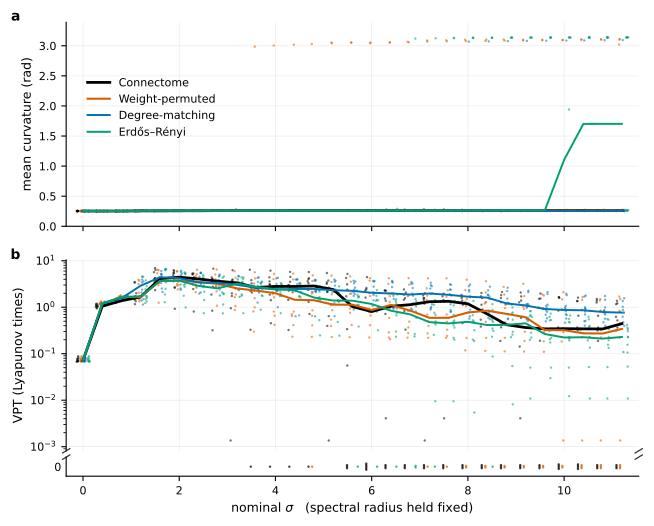

This figure's Python source:
"""Proposal figure for chapter 6 section 6.3 -- the curvature / VPT dissociation.

STANDALONE AND DELIBERATELY UNREGISTERED. This figure is not on
``report/FIGURE_LIST.md``, is not in ``report/figlib/figures/__init__.py`` and does not
build through the figlib registry. It writes beside itself in ``report/proposals/`` so
that it can be deleted without trace if the proposal is rejected. It imports
``report.figlib.style`` for the palette and the style contract -- one substrate, one
colour, thesis-wide -- but it does *not* use ``style.save()``, because that writes into
the canonical ``report/figures/`` directory.

Read-only against the results tree: it opens one frozen parquet with
``pandas.read_parquet`` and computes nothing that is stored anywhere else.

    python report/proposals/f_decay_dissociation.py

CAPTION (draft; not written to any file, see the note at the foot of this docstring)
-----------------------------------------------------------------------------------
Trajectory curvature and prediction skill come apart along the gain sweep. All-positive
substrate (f = 0), Lorenz task, N = 448, ten seeds per grid point, nominal-sigma axis.
(a) Mean trajectory curvature in radians, linear axis, plotted over its full range: the
connectome's curvature never leaves 0.25-0.28 rad anywhere on the sweep, and the flat
line is flat in the data rather than flattened by the axis. Curvature is bimodal, not
graded -- a seed sits either on the smooth branch near 0.26 rad or on a period-two orbit
near pi rad, with three of 1160 seed-cells anywhere in between -- so the per-seed points
carry the result and the median line does not. At the top of the sweep Erdos-Renyi's
seeds are split five and five between the two branches, and the median describes neither
group. (b) Valid prediction time on a log axis. Prediction skill decays across the whole
sweep for every substrate, including the connectome, whose curvature does not move at
all. Seeds whose VPT is exactly zero cannot be drawn on a log axis and are shown on the
dedicated "0" strip below the break, stacked within each cell so that height reads as a
count: 84 of the 1160 seed-cells, 53 of them the connectome's, 24 weight-permuted, 7
Erdos-Renyi and none degree-matching.

NOTE ON THE MISSING CAPTION FILE. The task asked for the zero count to be stated "in the
caption text file", but the write scope for this task permits exactly four paths (this
script, the PNG, the PDF and the values CSV) and forbids creating anything else. The
caption therefore lives here, in the file that is allowed to exist, and the count is also
reported in the run log printed by ``main``.
"""

from __future__ import annotations

import sys
from pathlib import Path

import matplotlib.pyplot as plt
import numpy as np
import pandas as pd

_REPO_ROOT = Path(__file__).resolve().parents[2]
sys.path.insert(0, str(_REPO_ROOT))

from report.figlib import style  # noqa: E402

PARQUET = (_REPO_ROOT / "experiments" / "human" / "analysis" / "criticality_matched"
           / "results" / "e01_jacobian_scale_448.parquet")
OUT_DIR = Path(__file__).resolve().parent
STEM = "f_decay_dissociation"

# The four rungs of the criticality-matched ladder, in the contract's order.
LADDER = list(style.LADDER)
CURVATURE_COL = "mean_curvature"
VPT_COL = "vpt"

# Horizontal offsets so the four substrates' seed clouds sit side by side at each grid
# point rather than on top of one another. The sweep step is 0.4, so +-0.135 of total
# spread leaves the grid points cleanly separated.
_OFFSET_STEP = 0.075
_JITTER = 0.022
_SEED_MARKER = dict(s=3.0, alpha=0.55, linewidths=0.0, zorder=2)

# The gate published in TIER0 section 3.11: seed-median curvature and VPT at f = 0 for
# the connectome and for Erdos-Renyi, to two decimal places.
GATE = {
    ("connectome", CURVATURE_COL): [0.26, 0.26, 0.26, 0.26, 0.26],
    ("connectome", VPT_COL): [4.43, 2.81, 0.81, 1.18, 0.44],
    ("erdos_renyi", CURVATURE_COL): [0.26, 0.26, 0.26, 0.27, 1.70],
    ("erdos_renyi", VPT_COL): [3.73, 2.45, 1.18, 0.49, 0.23],
}
GATE_SIGMA = [2.0, 4.0, 6.0, 8.0, 11.2]


def load_seed_table() -> pd.DataFrame:
    """One row per (variant, spectral_radius, seed) at f = 0, read-only.

    The parquet carries three draws per seed. At f = 0 no edges are flipped, so the
    three draws are bit-identical duplicates of one run rather than independent units;
    ``main`` asserts that before collapsing them, so the seed is the unit of analysis.
    """
    df = pd.read_parquet(PARQUET)
    d0 = df[df["f"] == 0.0]
    keys = ["variant", "spectral_radius", "seed"]
    spread = d0.groupby(keys)[[CURVATURE_COL, VPT_COL]].nunique().max().max()
    if spread != 1:
        raise SystemExit(f"draws are not duplicates at f = 0 (max distinct values {spread})")
    return d0.groupby(keys, as_index=False)[[CURVATURE_COL, VPT_COL]].first()


def check_gate(seeds: pd.DataFrame) -> bool:
    """Reproduce TIER0 section 3.11. Nothing is plotted unless this passes."""
    medians = seeds.groupby(["variant", "spectral_radius"])[[CURVATURE_COL, VPT_COL]].median()
    passed = True
    for (variant, column), expected in GATE.items():
        got = [round(float(medians.loc[(variant, s), column]), 2) for s in GATE_SIGMA]
        ok = all(abs(g - e) < 1e-9 for g, e in zip(got, expected))
        passed &= ok
        print(f"  gate {'PASS' if ok else 'FAIL'}  {variant:26s} {column:14s} "
              f"expected {expected} got {got}")
    return passed


def _seed_cloud(ax, sub: pd.DataFrame, column: str, offset: float, colour: str,
                rng: np.random.Generator) -> None:
    x = sub["spectral_radius"].to_numpy() + offset
    x = x + rng.uniform(-_JITTER, _JITTER, size=x.size)
    ax.scatter(x, sub[column].to_numpy(), color=colour, **_SEED_MARKER)


def build(seeds: pd.DataFrame):
    """Two stacked panels sharing the nominal-sigma axis, with a zero strip under (b)."""
    fig = plt.figure(figsize=(7.4, 5.9))
    # Two-level grid: the zero strip has to sit hard under (b) with only the break
    # between them, while (a) and (b) need ordinary panel spacing.
    outer = fig.add_gridspec(2, 1, height_ratios=[1.0, 1.06], hspace=0.16)
    inner = outer[1].subgridspec(2, 1, height_ratios=[1.0, 0.10], hspace=0.06)
    ax_curv = fig.add_subplot(outer[0])
    ax_vpt = fig.add_subplot(inner[0], sharex=ax_curv)
    ax_zero = fig.add_subplot(inner[1], sharex=ax_curv)

    positive = seeds.loc[seeds[VPT_COL] > 0, VPT_COL]
    rng = np.random.default_rng(20260830)

    for index, variant in enumerate(LADDER):
        colour = style.VARIANT_COLOUR[variant]
        offset = (index - 1.5) * _OFFSET_STEP
        sub = seeds[seeds["variant"] == variant].sort_values("spectral_radius")

        _seed_cloud(ax_curv, sub, CURVATURE_COL, offset, colour, rng)
        _seed_cloud(ax_vpt, sub[sub[VPT_COL] > 0], VPT_COL, offset, colour, rng)

        # Zeros are real measurements, not missing data, and cannot go on a log axis.
        # They get their own strip, stacked inside the cell so height reads as a count.
        zeros = sub[sub[VPT_COL] == 0.0]
        for sigma, cell in zeros.groupby("spectral_radius"):
            n = len(cell)
            ys = 0.5 + (np.arange(n) - (n - 1) / 2.0) * (0.72 / 9.0)
            ax_zero.scatter(np.full(n, sigma + offset), ys, color=colour,
                            s=3.0, alpha=0.75, linewidths=0.0)

        median = sub.groupby("spectral_radius")[[CURVATURE_COL, VPT_COL]].median()
        # Solid for every substrate. The contract's dashes exist to separate lines that
        # overlap; here the seed clouds are already colour-coded underneath them, and a
        # dashed median reads as a different kind of object from a solid one.
        line = style.variant_kwargs(variant, label=style.VARIANT_TITLE[variant],
                                    ls="-", zorder=3)
        ax_curv.plot(median.index, median[CURVATURE_COL], **line)
        ax_vpt.plot(median.index, median[VPT_COL].where(median[VPT_COL] > 0), **line)

    # (a) curvature, linear, over the full observed range. The connectome's line has to
    # be visibly flat rather than flattened, so the axis is not clipped or truncated.
    top = float(seeds[CURVATURE_COL].max())
    ax_curv.set_ylim(0.0, top * 1.08)
    ax_curv.set_ylabel("mean curvature (rad)")
    ax_curv.tick_params(axis="x", which="both", labelbottom=False)
    style.panel_label(ax_curv, "a")
    # One column, stacked down the left. Placed in the empty band between the two
    # curvature branches: the top of the panel is where Erdos-Renyi's collapsed seeds
    # live and a legend there would hide them.
    style.legend(ax_curv, loc="center left", ncol=1, bbox_to_anchor=(0.02, 0.58))

    # (b) VPT, log, with the zeros exiled to their own strip below the break.
    ax_vpt.set_yscale("log")
    ax_vpt.set_ylim(float(positive.min()) * 0.6, float(positive.max()) * 1.5)
    ax_vpt.set_ylabel("VPT (Lyapunov times)")
    ax_vpt.spines["bottom"].set_visible(False)
    ax_vpt.tick_params(axis="x", which="both", bottom=False, labelbottom=False)
    style.panel_label(ax_vpt, "b")

    ax_zero.set_ylim(0.0, 1.0)
    ax_zero.set_yticks([0.5])
    ax_zero.set_yticklabels(["0"])
    ax_zero.tick_params(axis="y", length=0)
    ax_zero.spines["top"].set_visible(False)
    ax_zero.grid(False)
    ax_zero.set_xlabel(style.AXIS_LABEL["nominal"])
    ax_zero.set_xlim(-0.35, 11.55)
    # Even ticks every 2.0, all of which are sampled sigmas (the sweep steps by 0.4).
    # The sweep actually ends at 11.2, past the last tick; the axis is not padded out to
    # a round 12, so the right-hand edge of the data is where the drawing stops.
    ax_zero.set_xticks(np.arange(0.0, 10.1, 2.0))

    _draw_break(fig, ax_vpt, ax_zero)
    return fig


def _draw_break(fig, upper, lower) -> None:
    """The two slashes that say the axis is cut between the log panel and the strip."""
    kwargs = dict(marker=[(-1.0, -0.6), (1.0, 0.6)], markersize=6, linestyle="none",
                  color=style.ANNOTATION_COLOUR, mec=style.ANNOTATION_COLOUR, mew=0.9,
                  clip_on=False)
    upper.plot([0.0, 1.0], [0.0, 0.0], transform=upper.transAxes, **kwargs)
    lower.plot([0.0, 1.0], [1.0, 1.0], transform=lower.transAxes, **kwargs)


def main() -> int:
    style.apply_rcparams()
    style.check_colour_consistency()
    print("check_colour_consistency: OK (sweep palette equals src/experiment/plots)")

    seeds = load_seed_table()
    print(f"loaded {len(seeds)} seed-cells from {PARQUET.name} (f = 0)")

    if not check_gate(seeds):
        raise SystemExit("TIER0 section 3.11 did not reproduce; no figure written")
    print("gate: PASSED (20 / 20)")

    fig = build(seeds)
    for suffix in ("png", "pdf"):
        path = OUT_DIR / f"{STEM}.{suffix}"
        fig.savefig(path, dpi=style.DPI, bbox_inches="tight")
        print(f"wrote {path}")
    plt.close(fig)

    values = seeds.rename(columns={CURVATURE_COL: "curvature_rad", VPT_COL: "vpt"})
    values = values.sort_values(["variant", "spectral_radius", "seed"])
    csv_path = OUT_DIR / f"{STEM}_values.csv"
    values.to_csv(csv_path, index=False)
    print(f"wrote {csv_path}  ({len(values)} rows)")

    zeros = values[values["vpt"] == 0.0]
    print(f"VPT exactly zero: {len(zeros)} of {len(values)} seed-cells")
    for variant, count in zeros.groupby("variant").size().items():
        print(f"    {variant:26s} {count}")
    return 0


if __name__ == "__main__":
    raise SystemExit(main())
